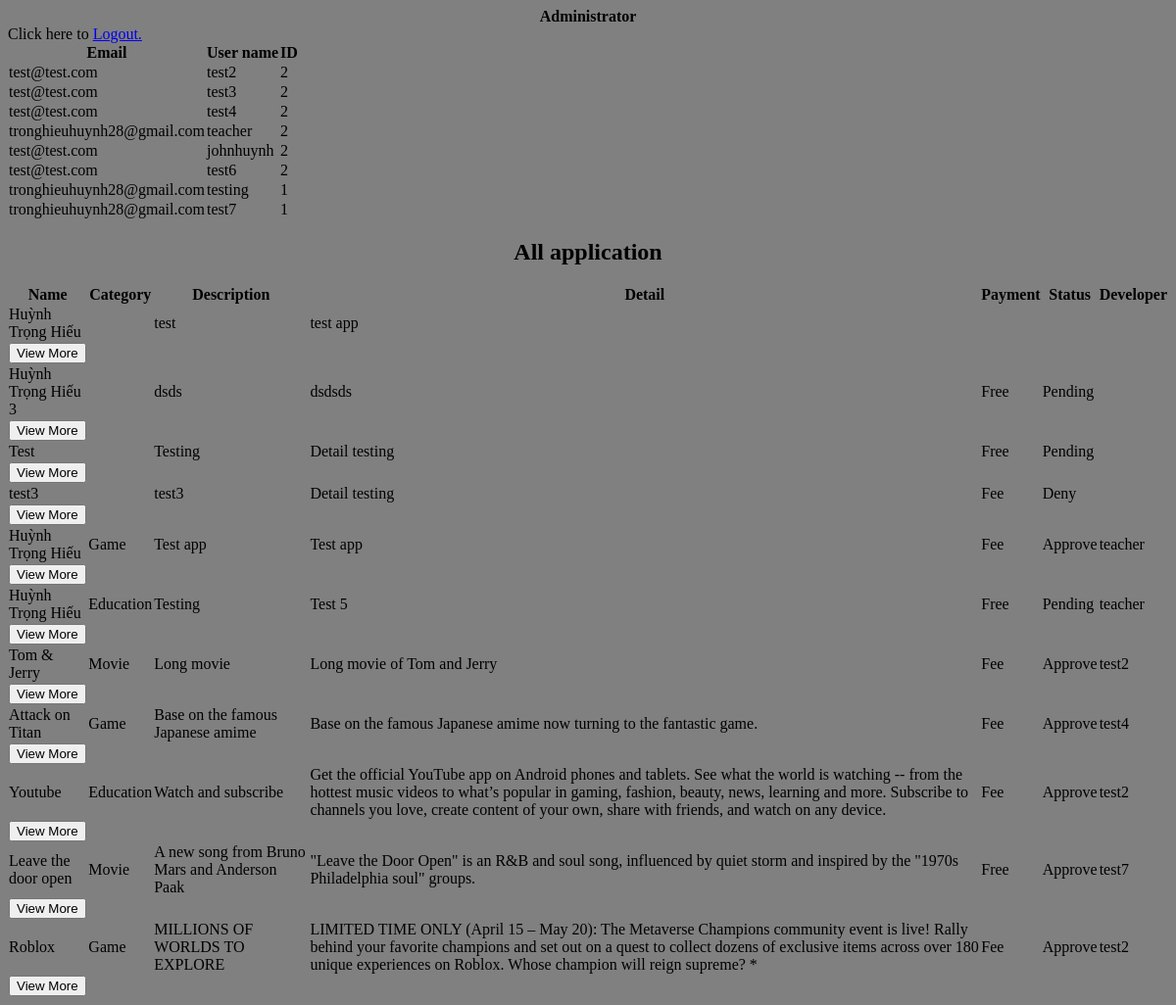
The app's page /admin.php with its own data.
### tables this page shows
CREATE TABLE `users` (
  `ID` varchar(10) NOT NULL,
  `User_mail` varchar(50) NOT NULL,
  `User_name` varchar(50) NOT NULL,
  `Password` varchar(50) NOT NULL,
  `Balance` int(11) NOT NULL,
  `Avatar` varchar(50) NOT NULL
);

CREATE TABLE `application` (
  `Name` varchar(50) NOT NULL,
  `Category` varchar(20) NOT NULL,
  `Description` varchar(100) NOT NULL,
  `Detail` varchar(10000) NOT NULL,
  `Payment` varchar(10) NOT NULL,
  `image` varchar(100) NOT NULL,
  `Status` varchar(20) NOT NULL,
  `developer` varchar(50) DEFAULT NULL,
  `ID` int(11) NOT NULL,
  `File` varchar(255) DEFAULT NULL,
  `Price` int(10) DEFAULT NULL
);

### admin.php (the view, shortened to what this page needs)
<?php
    include "db_conn.php";
?>
<!DOCTYPE html>
<html>
<head>
<link rel="stylesheet" href="style.css">
</head>
<body>
<div class="Admin-page">
    <div class="admin-title">
       <b>Administrator</b>
    </div>
    Click here to <a href="Login.php" title="Login page">Logout.</a>
    <div class="users-table">
        <table>
            <tr>
                <th>Email</th>
                <th>User name</th>
                <th>ID</th>
            </tr>
            <?php
                $sql = "SELECT User_mail, User_name, ID from users";
                $result = $conn-> query($sql);
                if($result-> num_rows > 0) {
                   while ($row = $result-> fetch_assoc()) {
                       echo "<tr><td>".$row["User_mail"]. "</td><td>". $row["User_name"] . "</td><td>". $row["ID"] ."</td></tr>";
                   }
                   echo "</table>";
                }
                else {
                    echo "0 result";
                }
            ?>
    </div>
    <div class="application-table">
        <h2>All application</h2>
        <table>
            <tr>
                <th>Name</th>
                <th>Category</th>
                <th>Description</th>
                <th>Detail</th>
                <th>Payment</th>
                <th>Status</th>
                <th>Developer</th>
            </tr>
            <?php
                $sql = "SELECT Name, Category, Description, Detail, Payment, Status, developer, ID from application" ;
                $result = $conn-> query($sql);
                if($result-> num_rows > 0) {
                   while ($row = $result-> fetch_assoc()) {
                       echo "<tr>
                       <td>".$row["Name"]. "</td><td>". $row["Category"] . "</td><td>". $row["Description"] ."</td><td>". $row["Detail"]."</td><td>". $row["Payment"]."</td><td>". $row["Status"]."</td><td>". $row["developer"]."</td>
                       </tr>";
                       echo "<td>"
                       ?> <a href="Application_PDP_Admin.php?pid=<?php echo $row["ID"]; ?>"><?php
                       ?> <button type="button" class="btn btn-success">View More</button><?php
                       ?> </a><?php
                       echo "</td>";
                   }
                   echo "</table>";
                }
                else {
                    echo "0 result";
                }
            ?>
    </div>
</div>
</body>
</html>

### style.css (style rules this page uses)
body { background-color: gray; }
table { border-collapse: collapse; width: auto; }
h2, div.admin-title { text-align: center; }

### records on screen
users: User_mail "test@test.com", User_name "test2", ID "2"
users: User_mail "test@test.com", User_name "test3", ID "2"
users: User_mail "test@test.com", User_name "test4", ID "2"
users: User_mail "tronghieuhuynh28@gmail.com", User_name "teacher", ID "2"
users: User_mail "test@test.com", User_name "johnhuynh", ID "2"
users: User_mail "test@test.com", User_name "test6", ID "2"
users: User_mail "tronghieuhuynh28@gmail.com", User_name "testing", ID "1"
users: User_mail "tronghieuhuynh28@gmail.com", User_name "test7", ID "1"
application: Name "Huỳnh Trọng Hiếu", Description "test", Detail "test app"
application: Name "Huỳnh Trọng Hiếu 3", Description "dsds", Detail "dsdsds", Payment "Free", Status "Pending"
application: Name "Test", Description "Testing", Detail "Detail testing", Payment "Free", Status "Pending"
application: Name "test3", Description "test3", Detail "Detail testing", Payment "Fee", Status "Deny"
application: Name "Huỳnh Trọng Hiếu", Category "Game", Description "Test app", Detail "Test app", Payment "Fee", Status "Approve", developer "teacher"
application: Name "Huỳnh Trọng Hiếu", Category "Education", Description "Testing", Detail "Test 5", Payment "Free", Status "Pending", developer "teacher"
application: Name "Tom & Jerry", Category "Movie", Description "Long movie", Detail "Long movie of Tom and Jerry", Payment "Fee", Status "Approve", developer "test2"
application: Name "Attack on Titan", Category "Game", Description "Base on the famous Japanese amime", Detail "Base on the famous Japanese amime now turning to the fantastic game.", Payment "Fee", Status "Approve", developer "test4"
application: Name "Youtube", Category "Education", Description "Watch and subscribe", Detail "Get the official YouTube app on Android phones and tablets. See what the world is watching -- from the hottest music videos to what’s popular in gaming, fashion, beauty, news, learning and more. Subscribe to channels you love, create content of your own, share with friends, and watch on any device.", Payment "Fee", Status "Approve", developer "test2"
application: Name "Leave the door open", Category "Movie", Description "A new song from Bruno Mars and Anderson Paak", Detail "\"Leave the Door Open\" is an R&B and soul song, influenced by quiet storm and inspired by the \"1970s Philadelphia soul\" groups.", Payment "Free", Status "Approve", developer "test7"
application: Name "Roblox", Category "Game", Description "MILLIONS OF WORLDS TO EXPLORE", Detail "LIMITED TIME ONLY (April 15 – May 20): The Metaverse Champions community event is live! Rally behind your favorite champions and set out on a quest to collect dozens of exclusive items across over 180 unique experiences on Roblox. Whose champion will reign supreme? *", Payment "Fee", Status "Approve", developer "test2"
